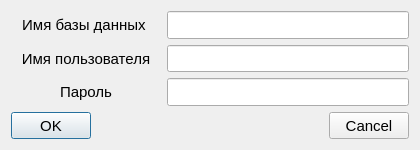
<?xml version="1.0" encoding="UTF-8"?>
<ui version="4.0">
 <class>ConnectDB</class>
 <widget class="QDialog" name="ConnectDB">
  <property name="geometry">
   <rect>
    <x>0</x>
    <y>0</y>
    <width>420</width>
    <height>150</height>
   </rect>
  </property>
  <property name="windowTitle">
   <string>Подключение к базе данных</string>
  </property>
  <layout class="QVBoxLayout" name="verticalLayout">
   <item>
    <layout class="QHBoxLayout" name="horizontalLayout">
     <item>
      <widget class="QLabel" name="DBName">
       <property name="minimumSize">
        <size>
         <width>150</width>
         <height>0</height>
        </size>
       </property>
       <property name="font">
        <font>
         <pointsize>11</pointsize>
        </font>
       </property>
       <property name="text">
        <string>Имя базы данных </string>
       </property>
       <property name="alignment">
        <set>Qt::AlignCenter</set>
       </property>
      </widget>
     </item>
     <item>
      <widget class="QLineEdit" name="lineDB">
       <property name="sizePolicy">
        <sizepolicy hsizetype="Expanding" vsizetype="Expanding">
         <horstretch>0</horstretch>
         <verstretch>0</verstretch>
        </sizepolicy>
       </property>
       <property name="alignment">
        <set>Qt::AlignCenter</set>
       </property>
      </widget>
     </item>
    </layout>
   </item>
   <item>
    <layout class="QHBoxLayout" name="horizontalLayout_2">
     <item>
      <widget class="QLabel" name="userName">
       <property name="minimumSize">
        <size>
         <width>150</width>
         <height>0</height>
        </size>
       </property>
       <property name="font">
        <font>
         <pointsize>11</pointsize>
        </font>
       </property>
       <property name="text">
        <string>Имя пользователя</string>
       </property>
       <property name="alignment">
        <set>Qt::AlignCenter</set>
       </property>
      </widget>
     </item>
     <item>
      <widget class="QLineEdit" name="LineLog">
       <property name="sizePolicy">
        <sizepolicy hsizetype="Expanding" vsizetype="Expanding">
         <horstretch>0</horstretch>
         <verstretch>0</verstretch>
        </sizepolicy>
       </property>
       <property name="alignment">
        <set>Qt::AlignCenter</set>
       </property>
      </widget>
     </item>
    </layout>
   </item>
   <item>
    <layout class="QHBoxLayout" name="horizontalLayout_3">
     <item>
      <widget class="QLabel" name="userPassword">
       <property name="minimumSize">
        <size>
         <width>150</width>
         <height>0</height>
        </size>
       </property>
       <property name="font">
        <font>
         <pointsize>11</pointsize>
        </font>
       </property>
       <property name="layoutDirection">
        <enum>Qt::LeftToRight</enum>
       </property>
       <property name="text">
        <string>Пароль</string>
       </property>
       <property name="alignment">
        <set>Qt::AlignCenter</set>
       </property>
      </widget>
     </item>
     <item>
      <widget class="QLineEdit" name="LinePass">
       <property name="sizePolicy">
        <sizepolicy hsizetype="Expanding" vsizetype="Expanding">
         <horstretch>0</horstretch>
         <verstretch>0</verstretch>
        </sizepolicy>
       </property>
       <property name="alignment">
        <set>Qt::AlignCenter</set>
       </property>
      </widget>
     </item>
    </layout>
   </item>
   <item>
    <layout class="QHBoxLayout" name="horizontalLayout_4">
     <item>
      <widget class="QPushButton" name="ok">
       <property name="sizePolicy">
        <sizepolicy hsizetype="Minimum" vsizetype="Expanding">
         <horstretch>0</horstretch>
         <verstretch>0</verstretch>
        </sizepolicy>
       </property>
       <property name="font">
        <font>
         <pointsize>11</pointsize>
        </font>
       </property>
       <property name="text">
        <string>OK</string>
       </property>
      </widget>
     </item>
     <item>
      <spacer name="horizontalSpacer">
       <property name="orientation">
        <enum>Qt::Horizontal</enum>
       </property>
       <property name="sizeHint" stdset="0">
        <size>
         <width>40</width>
         <height>20</height>
        </size>
       </property>
      </spacer>
     </item>
     <item>
      <widget class="QPushButton" name="cancel">
       <property name="sizePolicy">
        <sizepolicy hsizetype="Minimum" vsizetype="Expanding">
         <horstretch>0</horstretch>
         <verstretch>0</verstretch>
        </sizepolicy>
       </property>
       <property name="font">
        <font>
         <pointsize>11</pointsize>
        </font>
       </property>
       <property name="text">
        <string>Cancel</string>
       </property>
      </widget>
     </item>
    </layout>
   </item>
  </layout>
 </widget>
 <resources/>
 <connections/>
</ui>
